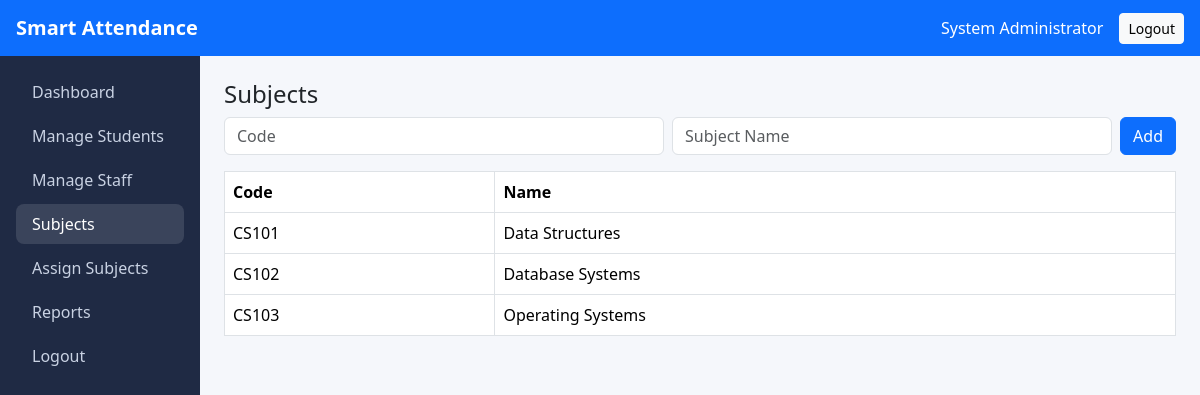
The app's page /admin/subjects.php (signed in) with its own data.
### tables this page shows
CREATE TABLE subjects (
    id INT AUTO_INCREMENT PRIMARY KEY,
    subject_code VARCHAR(20) UNIQUE NOT NULL,
    subject_name VARCHAR(150) NOT NULL,
    created_at TIMESTAMP DEFAULT CURRENT_TIMESTAMP
);

### admin/subjects.php (the view, shortened to what this page needs)
<?php
require_once __DIR__ . '/../includes/auth.php';
require_once __DIR__ . '/../config/db.php';
require_once __DIR__ . '/../includes/layout.php';
$subjects = $pdo->query('SELECT * FROM subjects ORDER BY created_at DESC')->fetchAll();
renderHeader('Subjects');
?>
<div class="container-fluid"><div class="row"><?php renderSidebar('admin', 'Subjects'); ?>
<main class="col-md-9 col-lg-10 p-4"><h4>Subjects</h4>
<form method="post" class="row g-2 mb-3"><div class="col"><input class="form-control" name="subject_code" placeholder="Code" required></div><div class="col"><input class="form-control" name="subject_name" placeholder="Subject Name" required></div><div class="col-auto"><button class="btn btn-primary">Add</button></div></form>
<table class="table table-bordered"><tr><th>Code</th><th>Name</th></tr><?php foreach ($subjects as $subject): ?><tr><td><?= htmlspecialchars($subject['subject_code']) ?></td><td><?= htmlspecialchars($subject['subject_name']) ?></td></tr><?php endforeach; ?></table>
</main></div></div><?php renderFooter();

### includes/layout.php (shortened to what this page needs)
<?php
function renderHeader(string $title): void
{
    $username = $_SESSION['user']['full_name'] ?? 'User';
    echo <<<HTML
    <!DOCTYPE html>
    <html lang="en">
    <head>
        <meta charset="UTF-8">
        <meta name="viewport" content="width=device-width, initial-scale=1.0">
        <title>{$title}</title>
        <link href="https://cdn.jsdelivr.net/npm/bootstrap@5.3.3/dist/css/bootstrap.min.css" rel="stylesheet">
        <link rel="stylesheet" href="/assets/css/style.css">
        <script src="https://cdn.jsdelivr.net/npm/chart.js"></script>
    </head>
    <body>
    <nav class="navbar navbar-expand-lg navbar-dark bg-primary px-3">
        <a class="navbar-brand fw-semibold" href="#">Smart Attendance</a>
        <div class="ms-auto text-white me-3">{$username}</div>
        <a href="/logout.php" class="btn btn-sm btn-light">Logout</a>
    </nav>
    HTML;
}
function renderSidebar(string $role, string $active): void
{
    $adminMenu = [
        'Dashboard' => '/admin/dashboard.php',
        'Manage Students' => '/student/register.php',
        'Manage Staff' => '/admin/manage_staff.php',
        'Subjects' => '/admin/subjects.php',
        'Assign Subjects' => '/admin/assign_subjects.php',
        'Reports' => '/admin/reports.php',
        'Logout' => '/logout.php',
    ];
    $staffMenu = [
        'Dashboard' => '/staff/dashboard.php',
        'Mark Attendance' => '/staff/mark_attendance.php',
        'View Attendance' => '/staff/attendance_table.php',
        'Reports' => '/staff/reports.php',
        'Logout' => '/logout.php',
    ];
    $menu = $role === 'admin' ? $adminMenu : $staffMenu;
    echo '<aside class="col-md-3 col-lg-2 sidebar p-3"><div class="nav flex-column gap-1">';
    foreach ($menu as $label => $link) {
        $isActive = $label === $active ? 'active' : '';
        echo "<a class='nav-link {$isActive} px-3 py-2' href='{$link}'>{$label}</a>";
    }
    echo '</div></aside>';
}
function renderFooter(): void
{
    echo <<<HTML
      <script src="https://cdn.jsdelivr.net/npm/bootstrap@5.3.3/dist/js/bootstrap.bundle.min.js"></script>
    </body>
    </html>
    HTML;
}

### assets/css/style.css (style rules this page uses)
body { background: #f5f7fb; }
.sidebar { min-height: calc(100vh - 56px); background: #1f2a44; }
.sidebar .nav-link { color: #c9d2e3; }
.sidebar .nav-link.active, .sidebar .nav-link:hover { color: #fff; background: rgba(255, 255, 255, 0.12); border-radius: 0.5rem; }

### records on screen
subjects: subject_code "CS101", subject_name "Data Structures"
subjects: subject_code "CS102", subject_name "Database Systems"
subjects: subject_code "CS103", subject_name "Operating Systems"

### other values on screen
$username "System Administrator"
$label "Dashboard"
$label "Manage Students"
$label "Manage Staff"
$label "Subjects"
$label "Assign Subjects"
$label "Reports"
$label "Logout"
